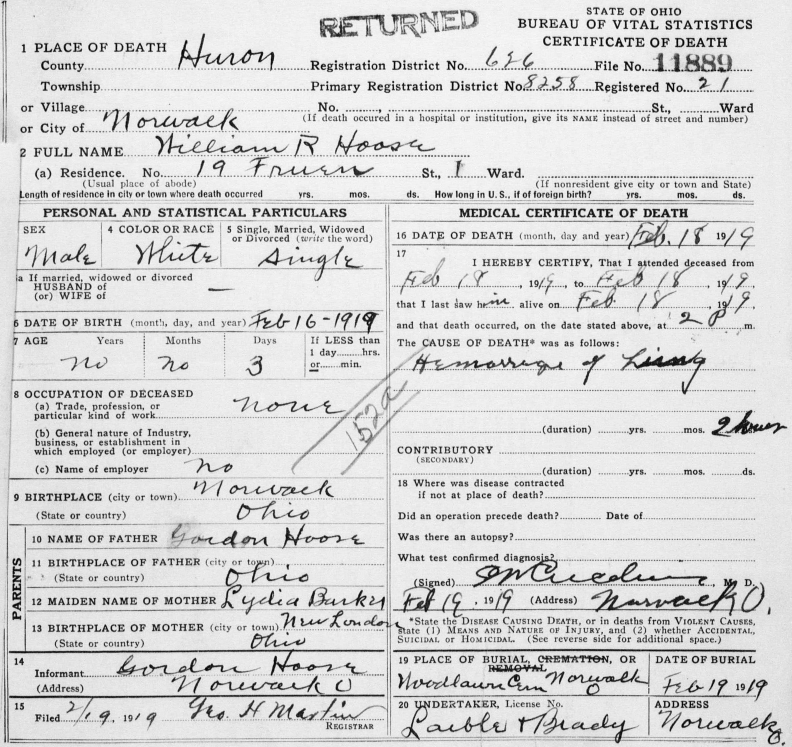
#> input picture data/Ohio-Death-Records/Originals/DeathA.jpg, 2375 x 2241 px, found by its file name (shown at 1/3 size); its folder holds 3 pictures in this run
$ python compute_similarity.py
#> lines starting #> are read from the running program, lines starting #| are printed output that depends on the picture; after the words box and inside, x2 and y2 are one past the last pixel; in counts of white or black regions, pixels touching at a corner belong together; pictures that were not available may be replaced by others from this repository, and a replacement may not be noted
from __future__ import print_function
import os
import sys
import numpy as np
import cv2

def intersect(map1, map2):
    return np.multiply(np.clip(map1, 0, 1), np.clip(map2, 0, 1))

def unite(map1, map2):
    return np.clip(map1 + map2, 0, 1)

def IoU(map1, map2):
    intersection = intersect(map1, map2)
    union = unite(map1, map2)
    intersection_area = np.count_nonzero(intersection)
    union_area = np.count_nonzero(union)
    iou = float(intersection_area) / float(union_area) if union_area > 0 else 1
    # We define IoU for both maps being blank as 1; the predictions match so neither should be penalized.
    return iou

def get_precision(gt, pred):
    intersection = intersect(gt, pred)
    true_positive = np.count_nonzero(intersection)
    false_positive = np.count_nonzero(pred) - true_positive
    pred_count = np.count_nonzero(pred)
    precision = (float(true_positive) / float(pred_count)) if pred_count > 0 else 1.0
    return precision

def get_recall(gt, pred):
    intersection = intersect(gt, pred)
    true_positive = np.count_nonzero(intersection)
    gt_count = np.count_nonzero(gt)
    recall = (float(true_positive) / float(gt_count)) if gt_count > 0 else 1.0
    return recall

def get_scores(gt, pred):
    precision = get_precision(gt, pred)
    recall = get_recall(gt, pred)
    iou = IoU(gt, pred)
    f_score = 2 * precision * recall / (precision + recall)
    return precision, recall, f_score, iou

if __name__ == "__main__":
    authorsdir = "Authors"
    if len(sys.argv) > 1:
        authorsdir = sys.argv[1]
    else:
        print("Usage: python compute_similarity.py <authorsdir> <threshold>")
    threshold = 1
    if len(sys.argv) > 2:
        threshold = int(sys.argv[2])
    authors = os.listdir(authorsdir)
    originals = os.listdir("Originals")

    from collections import defaultdict
    class2class_fscores = defaultdict(lambda:0.0)
    class2class_counts = defaultdict(lambda:0.0)
    class_overall_ious = defaultdict(lambda:0.0)
    mean_ious = defaultdict(lambda:0.0)
    extreme_ious = defaultdict(lambda:0.0)
    pct_pixels_byclass_allauthors = defaultdict(lambda:0.0)
    # Table: Author_Class to Image_Author
    table = defaultdict(lambda:defaultdict(lambda:0.0))

    for original in originals:
        image_path = os.path.join("Originals", original)
        print("")
        print("=========================================")
        print("ORIGINAL:", image_path)
        if os.path.exists(image_path):
            image = cv2.imread(image_path, 0)
#> image is the input picture: shape (2241, 2375); min 0, max 255, mean 214.1
        else:
            print("Image does not exist:", image_path)
        filebase = os.path.splitext(os.path.basename(image_path))[0]
        content_type_to_idx = {"dotted_lines":0, "handwriting":1, "machine_print":2, "solid_lines":3, "stamps":4}
        for content_type in ["machine_print", "handwriting", "dotted_lines", "solid_lines", "stamps"]:
            content_originals = []
            print("")
            print("Content type:", content_type)
            intersection_prior = np.ones(image.shape)
            union_prior = np.zeros(image.shape)
            author_channels = []
            for author_num, author in enumerate(authors):

                channel_path = os.path.join(authorsdir, author, filebase + "_" + content_type + ".png")
                if not os.path.exists(channel_path):
                    print("Not found:", channel_path)
                    channel_path = os.path.join(authorsdir, author, filebase + "_" + str(content_type_to_idx[content_type]) + ".png")
                    print("Attempting new channel path:", channel_path)
                channel = cv2.imread(channel_path, 0)
                T, channel = cv2.threshold(channel, threshold, 255, cv2.THRESH_BINARY) # Just in case it's not binary yet...
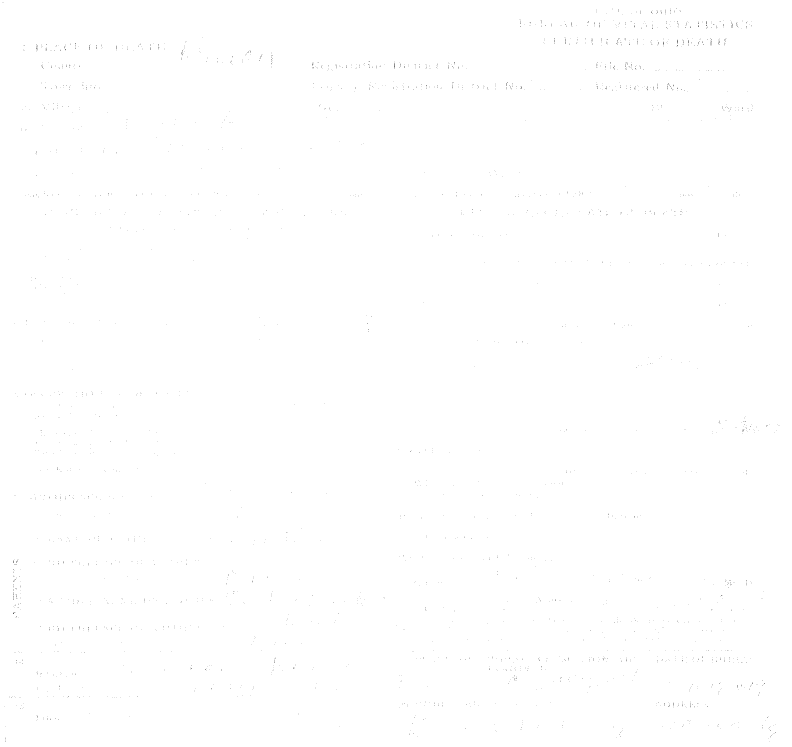
#> channel: shape (2241, 2375) (shown at 1/3 size); 99.9% white; black in thin lines or dots
#> T = 1
                # Aggregate into intersection and union.
                author_channels.append(channel)
                channel_pixels = np.count_nonzero(channel)
#> channel_pixels = 5317996
                pct_pixels_byclass_allauthors[content_type] += channel_pixels
                print("Image",image_path,"Author:",author,"Channel",content_type,"Number of pixels in class:", channel_pixels)
#| Image Originals/DeathA.jpg Author: DeathA.jpg Channel machine_print Number of pixels in class: 5317996
                content_originals.append(channel.astype('float32')/255.0)
                intersection_prior = intersect(intersection_prior, channel)
#> in intersect, `return np.multiply(np.clip(map1, 0, 1), np.clip(map2, 0, 1))`: returned value: shape (2241, 2375) float64; values 0 (black) and 1 (white), 99.9% white; black in thin lines or dots
                union_prior = unite(union_prior, channel)

                if author_num != 0:
                    intersection_area = np.count_nonzero(intersection_prior)
                    union_area = np.count_nonzero(union_prior)
                    iou = float(intersection_area) / float(union_area) if union_area > 0 else 1.0
                    print("Original:", original, "Author:", author, "Channel:", content_type, "Cumulative IoU:", iou)

                # # # # # # # # # # # # # # # # # # # # # # # # # # # # # #
                # Match against * other * authors as though they are GT.
                # # # # # # # # # # # # # # # # # # # # # # # # # # # # # #
                print("----------- PERFORMING NESTED COMPARISON... --------------")
                for author_num2, author2 in enumerate(authors):

                    channel2_path = os.path.join(authorsdir, author2, filebase + "_" + content_type + ".png")
                    if not os.path.exists(channel2_path):
                        print("Not found:", channel2_path)
                    channel2 = cv2.imread(channel2_path, 0)
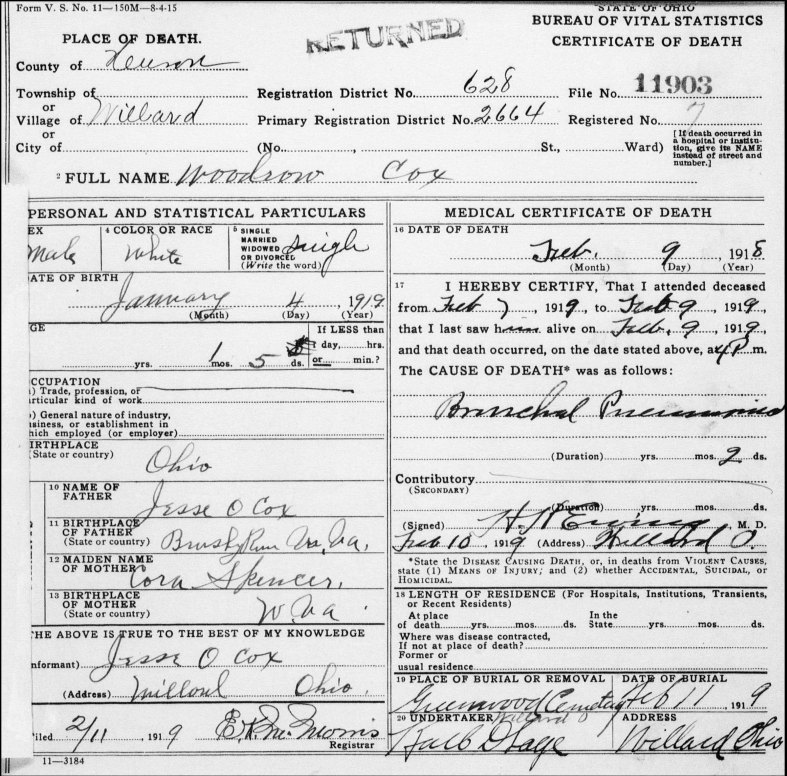
#> input picture data/Ohio-Death-Records/Originals/DeathB.jpg, 2360 x 2328 px, given in place of DeathA_machine_print.png, which was not available (shown at 1/3 size)
#> channel2 is the input picture: shape (2328, 2360); min 0, max 255, mean 212.5
                    T, channel2 = cv2.threshold(channel2, 127, 255,cv2.THRESH_BINARY) # Just in case it's not binary yet...
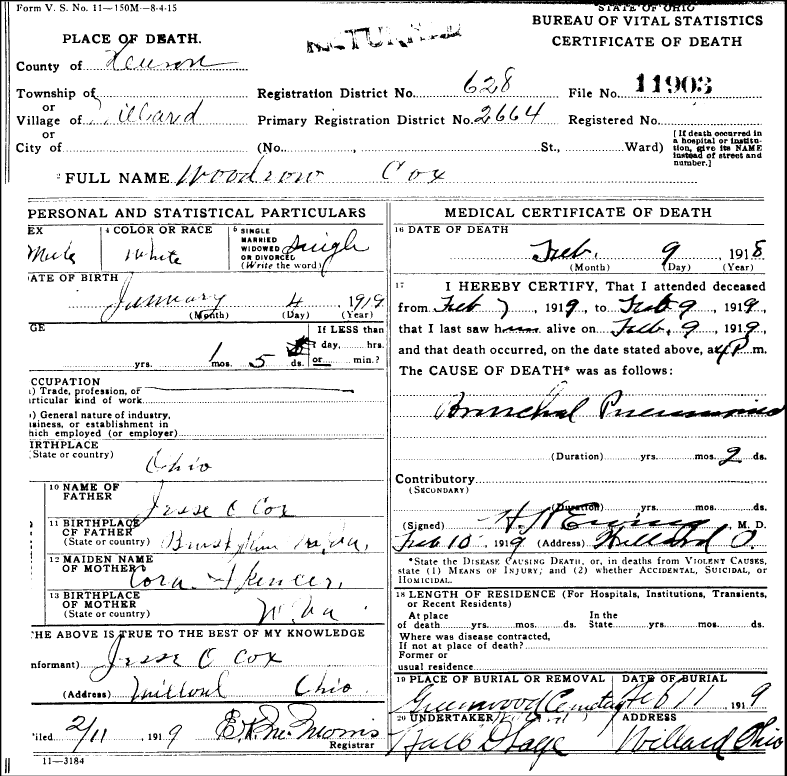
#> channel2: shape (2328, 2360) (shown at 1/3 size); 89.9% white; 4825 black regions (2897 under 20 px), largest, box (x1, y1, x2, y2) and area: (0, 0, 2360, 2328) 50743, (436, 608, 2350, 2313) 34228, (1183, 1501, 2301, 1683) 17739

#> (the run stopped early here; a loop or call above may not have finished)
